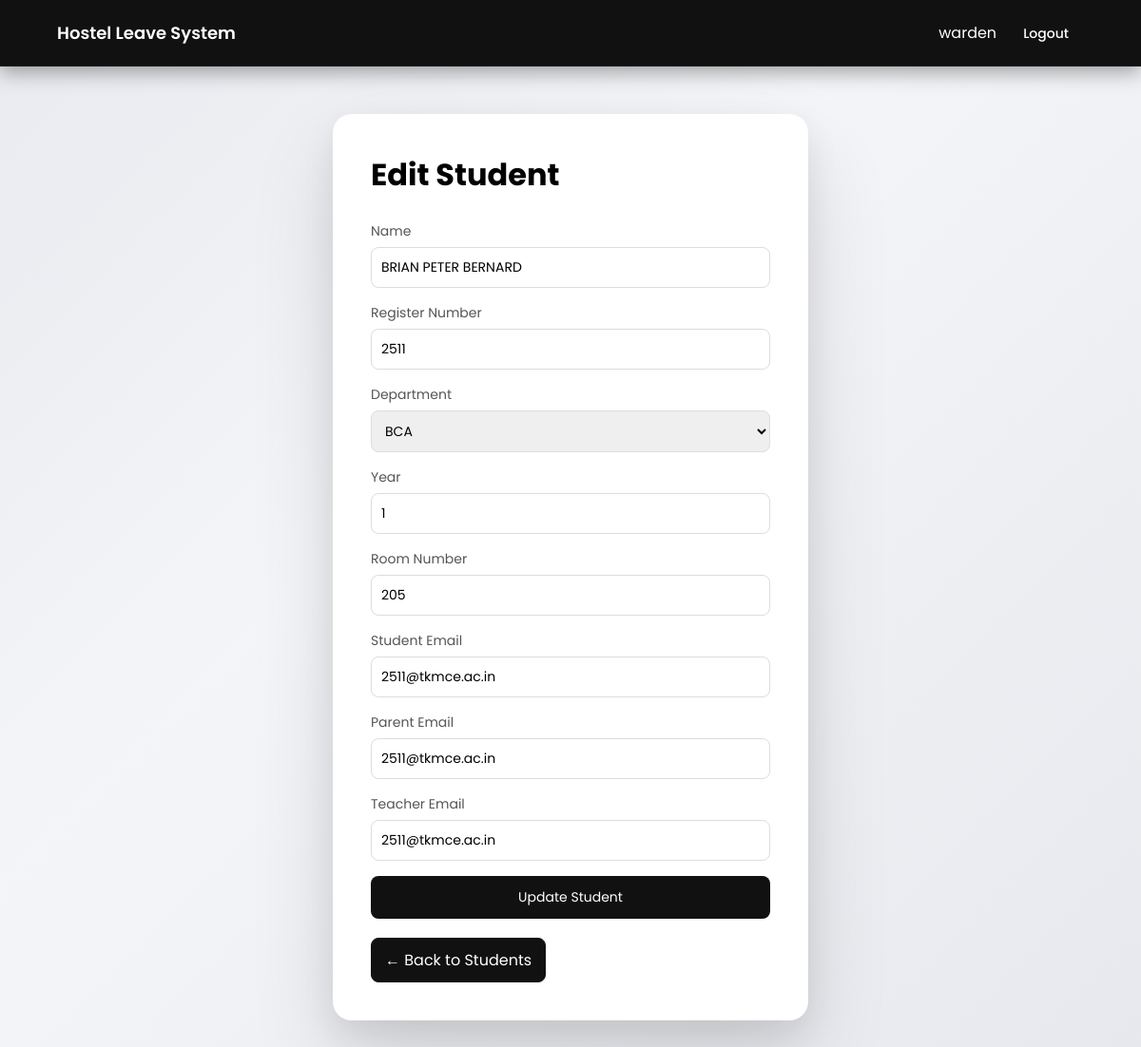
Screenshot of /warden/edit_student.php?id=18 (signed in) with the database file from the repository.
### tables this page shows
CREATE TABLE `student_profiles` (
  `id` int(11) NOT NULL,
  `user_id` int(11) NOT NULL,
  `register_number` varchar(50) DEFAULT NULL,
  `department` varchar(100) DEFAULT NULL,
  `year` int(11) DEFAULT NULL,
  `room_number` varchar(20) DEFAULT NULL,
  `phone` varchar(15) DEFAULT NULL
);

CREATE TABLE `users` (
  `id` int(11) NOT NULL,
  `role_id` int(11) NOT NULL,
  `name` varchar(100) NOT NULL,
  `username` varchar(50) NOT NULL,
  `password` varchar(255) NOT NULL,
  `email` varchar(100) DEFAULT NULL,
  `parent_email` varchar(100) DEFAULT NULL,
  `teacher_email` varchar(100) DEFAULT NULL,
  `created_at` timestamp NOT NULL DEFAULT current_timestamp()
);

### warden/edit_student.php (the view, shortened to what this page needs)
<?php
include("../config/db.php");
$user_id = intval($_GET["id"]);
$stmt = $conn->prepare("
SELECT users.*, student_profiles.*
FROM users
JOIN student_profiles ON users.id = student_profiles.user_id
WHERE users.id = ?
");
$stmt->bind_param("i", $user_id);
$stmt->execute();
$result = $stmt->get_result();
$student = $result->fetch_assoc();
?>
<!DOCTYPE html>
<html>
<head>
</head>
<body>
<div class="topbar">
<div class="logo">Hostel Leave System</div>
<div>
<?php echo $_SESSION["username"]; ?>
<a class="logout-btn" href="../auth/logout.php">Logout</a>
</div>
</div>
<div class="container">
<h1>Edit Student</h1>
<form method="POST">
<label>Name</label>
<input type="text" name="name" value="<?php echo htmlspecialchars($student['name']); ?>" required>
<label>Register Number</label>
<input type="text" name="register_number" value="<?php echo htmlspecialchars($student['register_number']); ?>" required>
<label>Department</label>
<select name="department" required>
<option value="BCA">BCA</option>
</select>
<label>Year</label>
<input type="number" name="year" value="<?php echo htmlspecialchars($student['year']); ?>" required>
<label>Room Number</label>
<input type="text" name="room_number" value="<?php echo htmlspecialchars($student['room_number']); ?>" required>
<label>Student Email</label>
<input type="email" name="email" value="<?php echo htmlspecialchars($student['email']); ?>">
<label>Parent Email</label>
<input type="email" name="parent_email" value="<?php echo htmlspecialchars($student['parent_email']); ?>">
<label>Teacher Email</label>
<input type="email" name="teacher_email" value="<?php echo htmlspecialchars($student['teacher_email']); ?>">
<button type="submit">Update Student</button>
</form>
<a class="back-btn" href="view_students.php">← Back to Students</a>
</div>
</body>
</html>

### warden/edit_student.php (style rules this page uses)
* { margin:0; padding:0; box-sizing:border-box; font-family:'Poppins',sans-serif; }
body { min-height:100vh; background: linear-gradient(135deg,#e8eaef 0%,#f4f5f8 40%,#e6e8ed 100%); padding:120px 60px 60px 60px; }
.topbar { position:fixed; top:0; left:0; width:100%; height:70px; background:#111; display:flex; justify-content:space-between; align-items:center; padding:0 60px; color:#fff; box-shadow:0 6px 20px rgba(0,0,0,0.35); border-bottom:1px solid #222; z-index:1000; }
.logo { font-size:18px; font-weight:600; }
.logout-btn { padding:8px 16px; border-radius:8px; background:#111; color:#fff; text-decoration:none; font-size:14px; font-weight:500; margin-left:12px; transition:0.2s; }
.container { max-width:500px; margin:auto; padding:40px; background:#fff; border-radius:20px; box-shadow: 0 40px 90px rgba(0,0,0,0.12), 0 15px 35px rgba(0,0,0,0.08); }
h1 { margin-bottom:25px; }
label { display:block; margin-bottom:6px; font-size:14px; color:#555; }
input,select { width:100%; padding:10px; margin-bottom:16px; border:1px solid #ddd; border-radius:8px; font-size:14px; }
button { background:#111; color:white; padding:12px; border:none; border-radius:8px; cursor:pointer; width:100%; font-size:14px; }
.back-btn { display:inline-block; margin-top:20px; padding:10px 14px; border:1px solid #111; border-radius:8px; text-decoration:none; color:#fff; background:#111; }

### rows the page displays
student_profiles: name "BRIAN PETER BERNARD", register_number "2511", year "1", room_number "205", email "2511@tkmce.ac.in", parent_email "2511@tkmce.ac.in", teacher_email "2511@tkmce.ac.in"

### other values shown
$_SESSION["username"] "warden"
